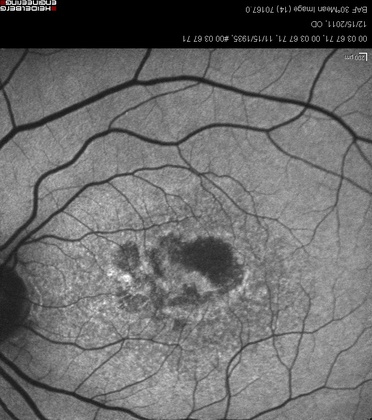
%> input picture vessel_detection/1.jpg, 372 x 420 px, shrunk from 768 x 868 before the run
$ octave --eval "result = vessel_detection_new(imread('1.jpg'));"   (GNU Octave 9; MATLAB toolbox functions it lacks are replaced by stand-ins)
%> lines starting %> are read from the running program, lines starting %| are printed output that depends on the picture; in (x1, y1, x2, y2) boxes, pixels count from 0 and x2, y2 are one past the last pixel; in counts of white or black regions, pixels touching at a corner belong together; the program's own positions count from 1
function [bimg] = vessel_detection_new(I)

    addpath('..');

    %Remove the footer if necessary
    %I = crop_footer(I);

    %Allocate the output image to sum up morpholocigcal filters
    bimg = zeros(size(I,1), size(I,2));

    %Combine all the images into a final image using each structuring element
    M = 8;
    length_element = 5;
    wedge = 180 / M;
    for i=1:M
        line = strel('line', length_element, i * wedge);
        bimg = add_img(apply_morph(I, line), M, bimg);
    end
%> this loop made 8 passes
%> pass 1, in apply_morph, `newimg = imclose(img, strelement);`:
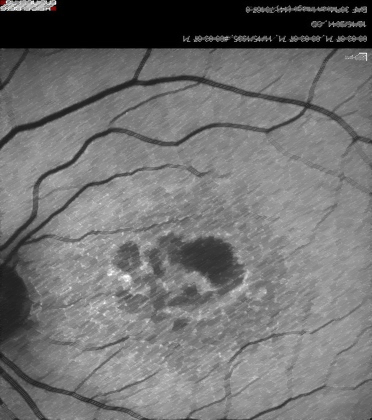
%> newimg: size 420x372x3 uint8; mean R, G, B 113.4, 113.3, 113.3
%> pass 1, in apply_morph, `newimg1 = imdilate(newimg, strelement);`:
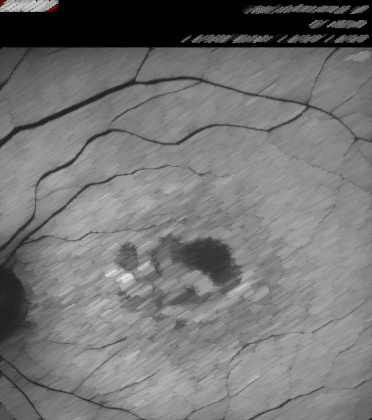
%> newimg1: size 420x372x3 uint8; mean R, G, B 116.7, 116.7, 116.7
%> pass 1, in apply_morph, `newimg2 = imerode(newimg, strelement);`:
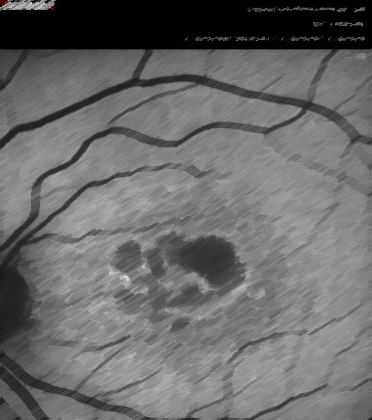
%> newimg2: size 420x372x3 uint8; mean R, G, B 106.4, 106.3, 106.3
%> after the loop:
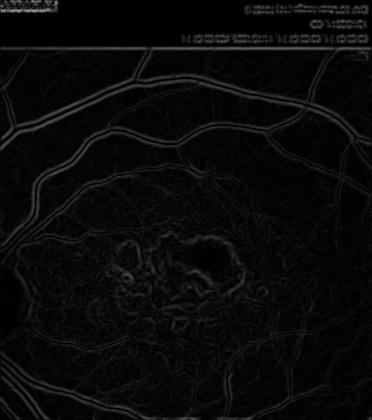
%> bimg: size 420x372 double; min 0, max 155, mean 9.5

    figure(1);
    imshow(bimg);
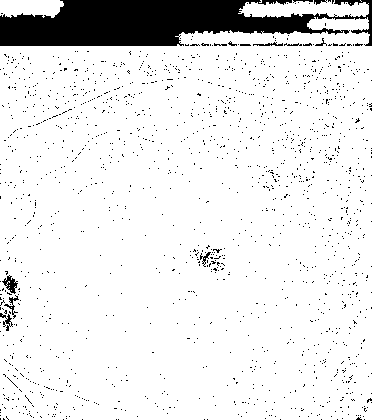
%> displayed picture: size 420x372, on the screen's scale of 0 to 255; 90.9% white; 1576 black regions (1563 under 20 px), largest, box (x1, y1, x2, y2) and area: (0, 0, 372, 46) 11226, (2, 275, 18, 294) 139, (0, 313, 13, 331) 87
end

function [finalimg] = add_img(inputimg, M, finalimg)
    if size(inputimg, 1) == size(finalimg, 1) && ...
       size(inputimg, 2) == size(finalimg, 2)
        for y=1:size(inputimg, 1)
            for x=1:size(inputimg, 2)
                finalimg(y, x) = finalimg(y, x) + (inputimg(y, x) / M);
            end
        end
    else
        disp('Incorrect SIZE');
    end
end

function [out] = apply_morph(img, strelement)
    newimg = imclose(img, strelement);
    newimg = imopen(newimg, strelement);

    newimg1 = imdilate(newimg, strelement);
    newimg2 = imerode(newimg, strelement);

    out = imsubtract(newimg1, newimg2);
    imshow(out);
end

$ run again, on vessel_detection/2.jpg
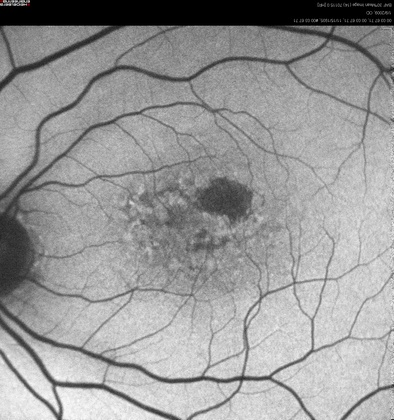
%> input picture vessel_detection/2.jpg, 394 x 420 px, shrunk from 1536 x 1636 before the run
%> after the loop in vessel_detection_new, `for i=1:M`:
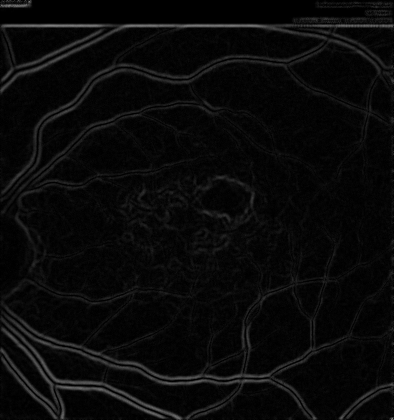
%> bimg: size 420x394 double; min 0, max 128, mean 9.5
%> in vessel_detection_new, `imshow(bimg);`:
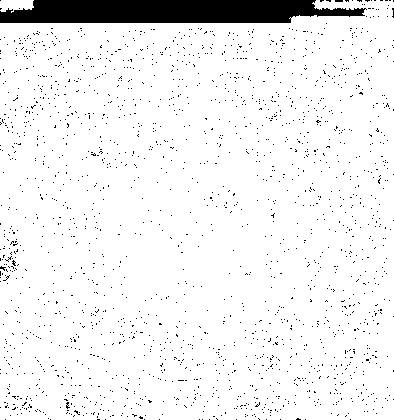
%> displayed picture: size 420x394, on the screen's scale of 0 to 255; 94% white; 1975 black regions (1974 under 20 px), largest, box (x1, y1, x2, y2) and area: (0, 0, 367, 23) 7086

$ run again, on vessel_detection/3.jpg
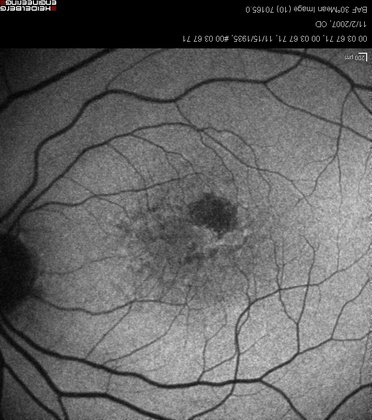
%> input picture vessel_detection/3.jpg, 372 x 420 px, shrunk from 768 x 868 before the run
%> after the loop in vessel_detection_new, `for i=1:M`:
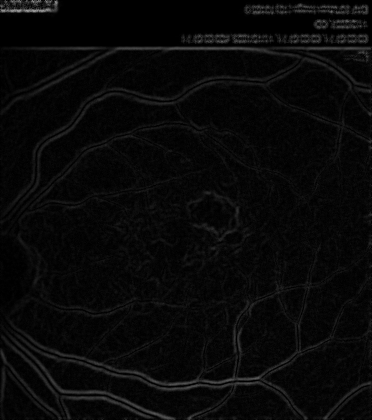
%> bimg: size 420x372 double; min 0, max 155, mean 8.6
%> in vessel_detection_new, `imshow(bimg);`:
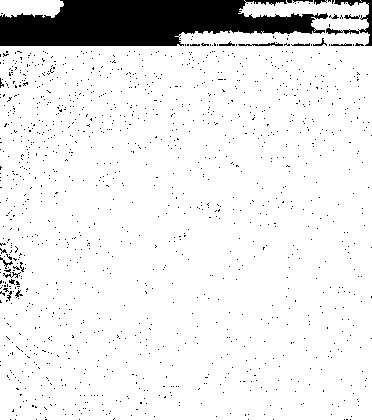
%> displayed picture: size 420x372, on the screen's scale of 0 to 255; 91.3% white; 1309 black regions (1293 under 20 px), largest, box (x1, y1, x2, y2) and area: (0, 0, 328, 46) 10743, (326, 0, 372, 46) 436, (238, 42, 283, 46) 86
